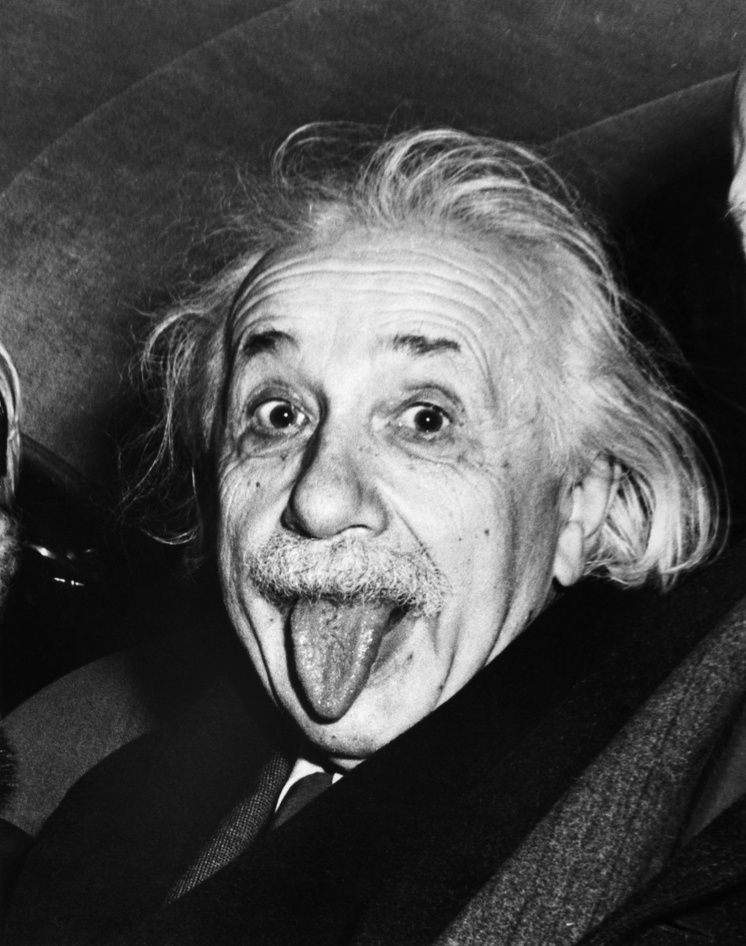
#> input picture albert.jpg, 746 x 946 px, shrunk from 947 x 1200 before the run
$ python Master1.py
#> lines starting #> are read from the running program, lines starting #| are printed output that depends on the picture; after the words box and inside, x2 and y2 are one past the last pixel; in counts of white or black regions, pixels touching at a corner belong together
#TODO:
#erosion/dialuttion
#-weights different (dynamic weights)
#-save output

#
#-undiscovered areas
#-reverse connection removing


# DIFFERENT MINDSETS:
#### TRUE IS: X-AXIS IS VERTICAL AND Y_AXIS HORIZONTAL
#### TRUE IS: FOR EVERYTHING THAT WE DRAW AND USE PILLOW WE HAVE TO SWITCH THE DIMENSIONS (X-AXIS IS SUDDENLY HORIONTAL)

#Twist x and y axis / array is x vertical y horizontal / picture understanding normally different
#

#1. Offset (set connection and then compare if it was a good decision)
#2. Final picture (plus for black / minus for white)
#test


from PIL import Image, ImageDraw, ImageDraw2
from bresenham import bresenham
import math
import numpy as np
import random
import cv2
from itertools import cycle

### BASIC FUNCTIONS ####################################################################################################

#CALCULATE LENGTH
#Gibt den Abstand zweier Pixel aus: bsp.: laenge(0,0,3,3) =>  4
def length(x1, y1, x2, y2):
    leng = (round(math.sqrt(((x2 - x1) ** 2) + (y2 - y1) ** 2)))
    return leng


### PICTURE ############################################################################################################
class Picture:

    def __init__(self, path, binary = True):
#> called with path = 'albert.jpg', binary = True
        self.picture_path = path
        self.binary = binary

        #open original picture
        if binary == True:
            im_start = Image.open(path).convert("1")  #BINARY (0 = False = black / 255 = White = True )
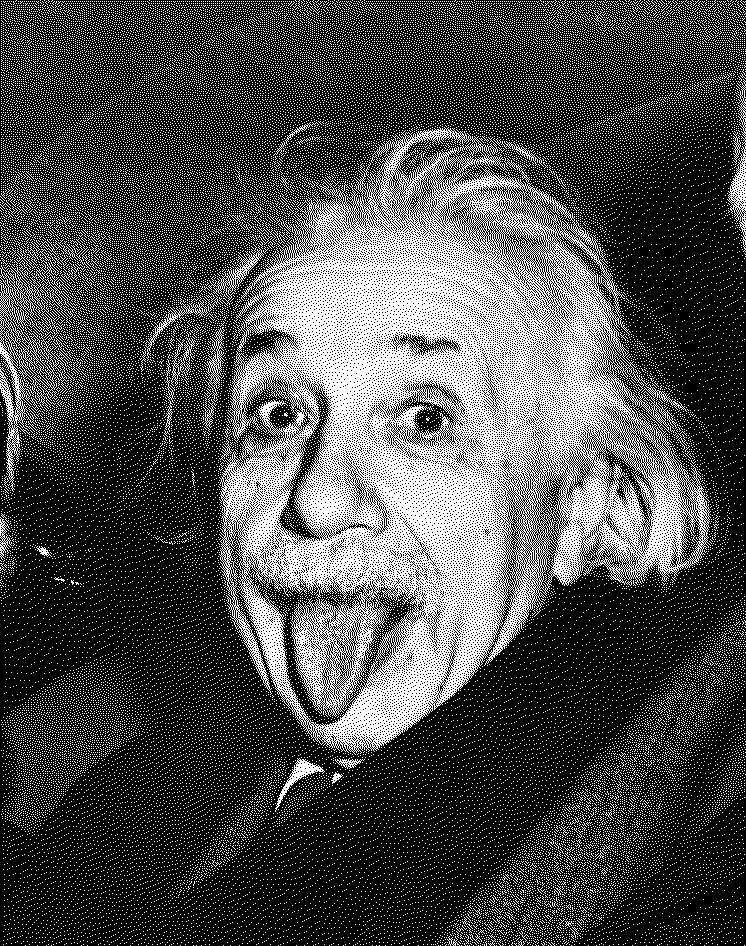
#> im_start: PIL image 746x946 1; 29.2% white in thin lines or dots
        else:
            im_start = Image.open(path).convert("L")    #MONOCHROME

        #copy original to not change it
        self.image = im_start.copy()
        self.draw = ImageDraw.Draw(self.image)

        #dimensions
        self.width = self.image.size[0]
#> self.width = 746
        self.height = self.image.size[1]
#> self.height = 946

        #radius/diameter
        self.diameter = 0
        if self.width > self.height:
            self.diameter = self.height - 1
        else:
            self.diameter = self.width - 1
#> self.diameter = 745

        self.radius = int(self.diameter / 2)
#> self.radius = 372

        #center point
        self.center_x = int(self.height / 2)
#> self.center_x = 473
        self.center_y = int(self.width / 2)
#> self.center_y = 373
#> in __init__, `self.white = Image.new('1', (self.width, self.height), "white")`: self.white: PIL image 746x946 1; every value is 1

    def preprocess(self):
        #erosion
        kernel = np.ones((5, 5), np.uint8)
        erosion = cv2.erode(self.image, kernel, iterations=1)
        self.image = erosion


    #gives back an array with all pixel values or for binary of booleans (False = black = 1 / White = True = 0)
    def pixel_array(self):
        pixels = np.array(self.image)
        return pixels

    #gives back an array with 1 for black dot and 0 for none
    # [4 lines left out: function pixel_array_binary, not called in this run]

    #draw center point
    def draw_center(self):
        self.draw.point((self.center_x, self.center_y), 'black')
        #draw circle
        # draw.ellipse((mittelpunkt_x - radius, mittelpunkt_y - radius, mittelpunkt_x + radius,
        # mittelpunkt_y + radius), fill = None, outline = None)

    #paint everything outside of circle white (and crop picture)
    def remove_outter_pic(self, edge = 5):
#> called with edge = 5
        for x in range(0, self.height):
            for y in range(0, self.width):
                if length(self.center_x, self.center_y, x, y) >= self.radius:
                    #everything the other way round again (change x and y)
                    self.draw.point((y, x), "white")
        self.image.save("Picture.png")
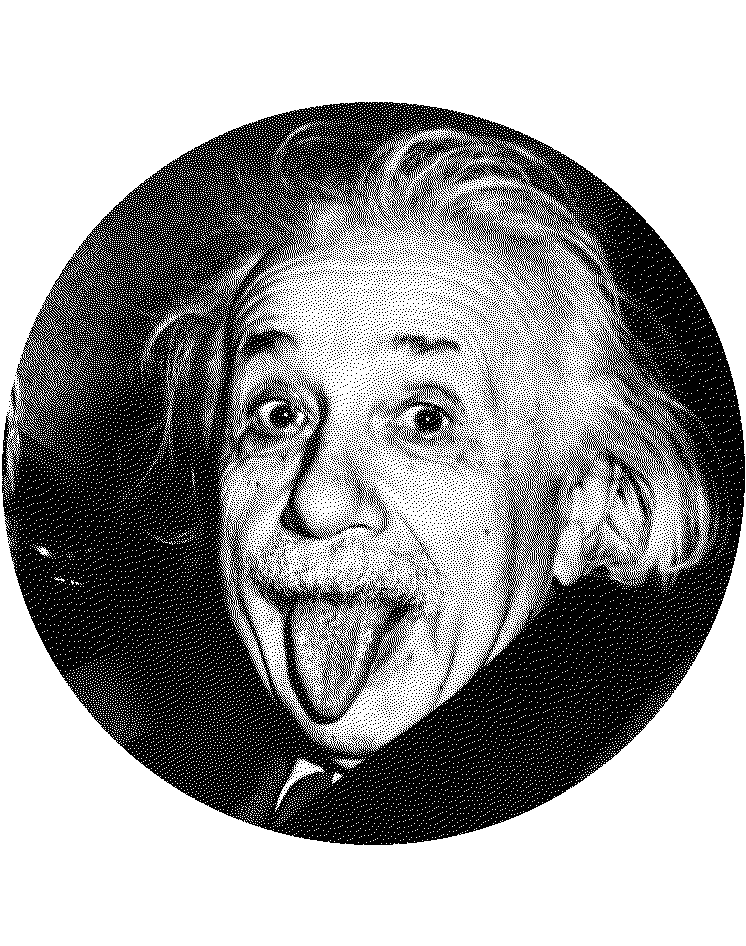
#> saved as Picture.png: PIL image 746x946 1; 61.7% white; 14372 black regions (14332 under 20 px), largest, box (x1, y1, x2, y2) and area: (2, 102, 745, 845) 247349, (376, 380, 466, 453) 2154, (342, 450, 391, 539) 577

        #crop whole box
        #box = [self.center_x-self.radius + edge, self.center_y-self.radius + edge, self.center_x+
        # self.radius + edge, self.center_y+self.radius + edge]
        #self.image = self.image.crop(box)

    def show(self):
        self.image.show(title="Picture")


### ARTWORK ############################################################################################################
class Artwork:

    def __init__(self, width, height, path = "Result.png",):
        self.path = path
        self.width = width
        self.height = height
        self.white = Image.new('1', (self.width, self.height), "white")
        self.artwork = self.white
        self.draw = ImageDraw.Draw(self.artwork)

        self.number_of_connections = 12000

    #gives back an array with all pixel values or for binary of booleans (False = black = 1 / White = True = 0)
    def pixel_array(self):
        pixels = np.array(self.artwork)
        return pixels

    #gives back an array with 1 for black dot and 0 for none
    # [10 lines left out: functions pixel_array_binary, draw_connection, not called in this run]

    def draw_connections(self):
        pass

    #draws all nails on the canvas
    # [4 lines left out: function draw_nails, not called in this run]

    def save(self):
        self.artwork.save(self.path)
        print("Artwork saved")

    def show(self,ti="Artwork"):
        self.artwork.show(title=ti)


### NAILS ##############################################################################################################
class Nails:

    def __init__(self, center_x, center_y, radius, n = 200):

        self.center_x = center_x
        self.center_y = center_y
        self.radius = radius
        self.number = n

        # Format as integer [index, x_coordinate(vertical), y_coordinate(horizontal)] [ 50, 150, 349]
        self.positions = np.array([[i, self.center_x + self.radius * math.cos(2 * np.pi * (i / self.number)),
                                   self.center_y + self.radius * math.sin(2 * np.pi * (i / self.number))] for i in range(0, n)])
        #self.positions = np.array([[i, self.center_y + self.radius * math.sin(2 * np.pi * (i / self.number)),
        #                self.center_x + self.radius * math.cos(2 * np.pi * (i / self.number))] for i in range(0, n)])
        self.positions = np.around(self.positions)
        self.positions = self.positions.astype(int)


#nails = Nails(110,110,100)

### CONNECTION #########################################################################################################
class Connection:

    # [10 lines left out: function __init__, not called in this run]


    def start_end(self):
        return (self.start_x, self.start_y, self.end_x, self.end_y)


    # [4 lines left out: function judgment_score, not called in this run]


### CONNECTIONS #########################################################################################################
class Connections:

    # [41 lines left out: functions __init__, possible_connection_indices, possible_connection_nails, possible_connections, not called in this run]


### ARTIST #############################################################################################################
class Artist:

    def __init__(self):

        self.pic = Picture("albert.jpg", binary=True)
        self.aw = Artwork(self.pic.width, self.pic.height)
        #self.aw = Artwork(self.pic.height, self.pic.width)

        self.nails = Nails(self.pic.center_x, self.pic.center_y, self.pic.radius)


    def start(self):
        self.pic.draw_center()
        self.pic.remove_outter_pic()
        self.pic.preprocess()
        self.pic.show()

    def set_nails(self):
        self.aw.draw_nails(self.nails)

    #JUDGMENT MATRIX:
    #name_v1:       done    under   over    done
    #name_v2:       dont    under   over    done
    #picture:       0       1       0       1
    #artwork:       0       0       1       1
    #weight:        -5      1       -1?     0.2

    # updates judgment array has shape ((400, 300, 2)) (x,y,[pic_binary_value,aw_binary_value])
    # [15 lines left out: function update_judgment_array, not called in this run]


    def offset_connections(self):
        pass


    def show_artwork(self,title="Artwork"):
        self.aw.show(ti=title)


artist = Artist()

#> (the run stopped early here; a loop or call above may not have finished)
